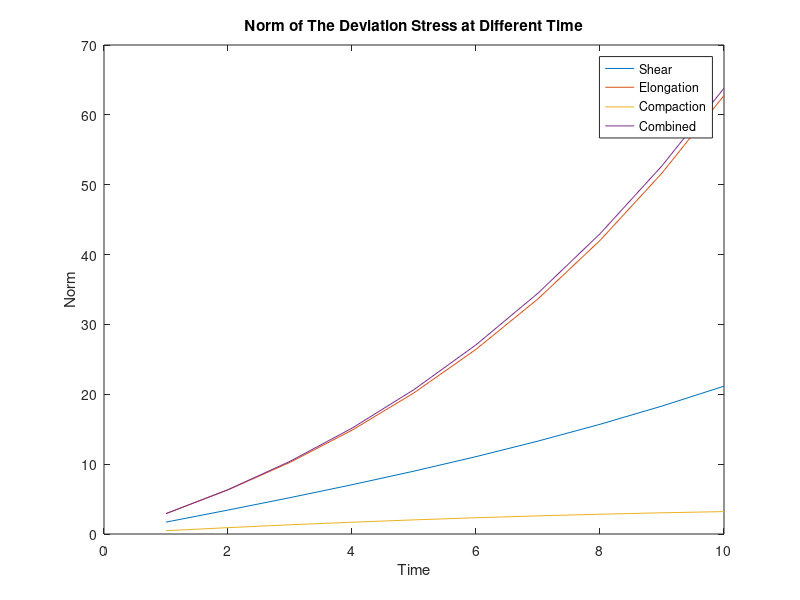

This figure's MATLAB source:
function deviation
%Deformation: initializing
    a = -2;
    b = -1;
    c = 4;
    k = 80;
    u = 30;
    Identity = eye(3);
    c1 = k + (4/3)*u;
    c2 = k - (2/3)*u;
    IE = [c1,c2,c2,0,0,0;c2,c1,c2,0,0,0;c2,c2,c1,0,0,0;0,0,0,u,0,0;0,0,0,0,u,0;0,0,0,0,0,u];

    %Shear
    D_Shear = [];
    for t = 1:10
        A_Shear = 0.01*[0,a*t,0;a*t,0,0;0,0,0];
        F_Shear = A_Shear + Identity;
        E_Shear = 0.5*(F_Shear'*F_Shear - Identity);
        E_V = [E_Shear(1,1),E_Shear(2,2),E_Shear(3,3),2*E_Shear(1,2),2*E_Shear(2,3),2*E_Shear(1,3)]';
        S_V = IE * E_V;
        S11 = S_V(1);
        S22 = S_V(2);
        S33 = S_V(3);
        S12 = S_V(4);
        S23 = S_V(5);
        S13 = S_V(6);
        S = [S11,S12,S13;S12,S22,S23;S13,S23,S33];
        J = det(F_Shear);
        Stress = (1/J)*(F_Shear*S*F_Shear');
        p = (1/3)*(Stress(1,1)+Stress(2,2)+Stress(3,3));
        D = Stress - p*Identity;
        d = norm(D,'fro');
        D_Shear = [D_Shear,d];
    end

    
    %Elongation
    D_Elong = [];
    for t = 1:10
        A_Elongation = 0.01*[a*t,0,0;0,b*t,0;0,0,c*t];
        F_Elongation = A_Elongation + Identity;
        E_Elongation = 0.5*(F_Elongation'*F_Elongation - Identity);
        E_V = [E_Elongation(1,1),E_Elongation(2,2),E_Elongation(3,3),2*E_Elongation(1,2),2*E_Elongation(2,3),2*E_Elongation(1,3)]';
        S_V = IE * E_V;
        S11 = S_V(1);
        S22 = S_V(2);
        S33 = S_V(3);
        S12 = S_V(4);
        S23 = S_V(5);
        S13 = S_V(6);
        S = [S11,S12,S13;S12,S22,S23;S13,S23,S33];
        J = det(F_Elongation);
        Stress = (1/J)*(F_Elongation*S*F_Elongation');
        p = (1/3)*(Stress(1,1)+Stress(2,2)+Stress(3,3));
        D = Stress - p*Identity;
        d = norm(D,'fro');
        D_Elong = [D_Elong,d];
    end
    
    
    %Compaction
    D_Comp = [];
    for t = 1:10
        A_Compaction = 0.01*[0,0,0;0,b*t,0;0,0,0];
        F_Compaction = A_Compaction + Identity;
        E_Compaction = 0.5*(F_Compaction'*F_Compaction - Identity);
        E_V = [E_Compaction(1,1),E_Compaction(2,2),E_Compaction(3,3),2*E_Compaction(1,2),2*E_Compaction(2,3),2*E_Compaction(1,3)]';
        S_V = IE * E_V;
        S11 = S_V(1);
        S22 = S_V(2);
        S33 = S_V(3);
        S12 = S_V(4);
        S23 = S_V(5);
        S13 = S_V(6);
        S = [S11,S12,S13;S12,S22,S23;S13,S23,S33];
        J = det(F_Compaction);
        Stress = (1/J)*(F_Compaction*S*F_Compaction');
        p = (1/3)*(Stress(1,1)+Stress(2,2)+Stress(3,3));
        D = Stress - p*Identity;
        d = norm(D,'fro');
        D_Comp = [D_Comp,d];
    end
    
    
    %Combined
    D_Comb = [];
    for t = 1:10
        A_Combined = 0.01*[a*t,b*t,0;b*t,c*t,0;0,0,1];
        F_Combined = A_Combined + Identity;
        E_Combined = 0.5*(F_Combined'*F_Combined - Identity);
        E_V = [E_Combined(1,1),E_Combined(2,2),E_Combined(3,3),2*E_Combined(1,2),2*E_Combined(2,3),2*E_Combined(1,3)]';
        S_V = IE * E_V;
        S11 = S_V(1);
        S22 = S_V(2);
        S33 = S_V(3);
        S12 = S_V(4);
        S23 = S_V(5);
        S13 = S_V(6);
        S = [S11,S12,S13;S12,S22,S23;S13,S23,S33];
        J = det(F_Combined);
        Stress = (1/J)*(F_Combined*S*F_Combined');
        p = (1/3)*(Stress(1,1)+Stress(2,2)+Stress(3,3));
        D = Stress - p*Identity;
        d = norm(D,'fro');
        D_Comb = [D_Comb,d];
    end


    t = 1:10;
    plot(t,D_Shear);
    hold on;
    plot(t,D_Elong);
    plot(t,D_Comp);
    plot(t,D_Comb);
    title('Norm of The Deviation Stress at Different Time');
    xlabel('Time');
    ylabel('Norm');
    legend('Shear','Elongation','Compaction','Combined');

end

